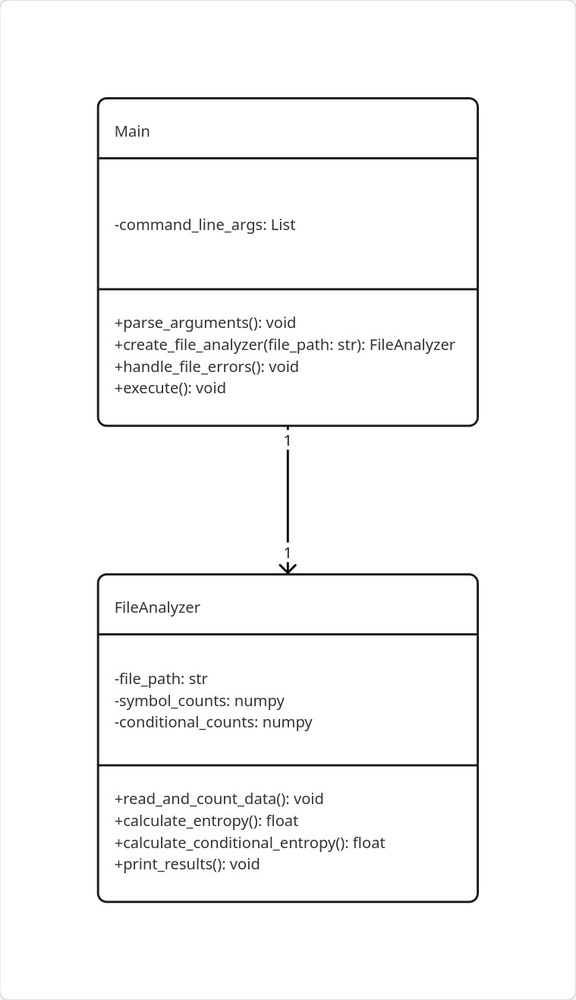
#> input picture lab_1/test_data/sample.jpg, 576 x 1000 px, shrunk from 759 x 1317 before the run
$ python encode.py ../../lab_1/test_data/sample.jpg ../../lab_1/test_data/sample.jpg 5
#> lines starting #> are read from the running program, lines starting #| are printed output that depends on the picture
### lab_6/src/transform.py
import numpy as np


def apply_haar_transform(channel: np.ndarray) -> tuple[np.ndarray, np.ndarray]:
    """
    Splits an image channel into low (average) and high (difference) bands using the Haar transform.
    Operates row-wise.

    Args:
        channel (np.ndarray): 2D array representing a single image channel.

    Returns:
        tuple[np.ndarray, np.ndarray]: (low, high) bands as 2D arrays.
    """
    # Ensure width is even (Haar requires pairs)
    h, w = channel.shape
    if w % 2 != 0:
        channel = channel[:, :-1]
        w -= 1

    channel = channel.astype(float)

    # Slicing: [all rows, every second column]
    even = channel[:, 0::2]
    odd = channel[:, 1::2]

    low = (even + odd) / 2.0
    high = (even - odd) / 2.0

    return low, high

# [33 lines left out: function inverse_haar_transform, not called in this run]

def dpcm_encode(matrix: np.ndarray) -> tuple[np.ndarray, np.ndarray]:
    """
    Row-wise differential encoding (DPCM).
    Returns:
      - dc_column: First column (start values)
      - diffs: Differences within rows

    Args:
        matrix (np.ndarray): 2D array to encode.

    Returns:
        tuple[np.ndarray, np.ndarray]: (dc_column, diffs)
    """
    # First column is the start points
    dc_column = matrix[:, 0].copy()

    # Differences: col[i] - col[i-1]
    diffs = matrix[:, 1:] - matrix[:, :-1]

    return dc_column, diffs

# [16 lines left out: function dpcm_decode, not called in this run]

### lab_6/src/lbg_1d.py
import numpy as np

def train_lbg_1d(data: np.ndarray, num_bits: int, epsilon: float = 0.01) -> np.ndarray:
    """
    Trains a non-uniform quantizer (LBG algorithm) for 1D data.
    Returns a sorted codebook.

    Args:
        data (np.ndarray): Input data to quantize.
        num_bits (int): Number of bits for quantization (codebook size = 2**num_bits).
        epsilon (float): Small value for codebook splitting.

    Returns:
        np.ndarray: Sorted codebook (centroids).
    """
    target_levels = 2 ** num_bits

    if len(data) == 0:
        return np.array([0.0])

    # Start: mean of all data
    codebook = np.array([np.mean(data)])

    # Splitting loop
    while len(codebook) < target_levels:
        lower = codebook * (1 - epsilon)
        upper = codebook * (1 + epsilon)
        codebook = np.sort(np.concatenate([lower, upper]))

        # Optimization (1D K-Means) - 10 iterations
        for _ in range(10):
            # Assign to nearest centroid
            distances = np.abs(data.reshape(-1, 1) - codebook.reshape(1, -1))
            labels = np.argmin(distances, axis=1)

            # Update centroids
            new_codebook = np.zeros_like(codebook)
            for i in range(len(codebook)):
                cluster = data[labels == i]
                if len(cluster) > 0:
                    new_codebook[i] = np.mean(cluster)
                else:
                    new_codebook[i] = codebook[i]
            codebook = new_codebook

    return np.sort(codebook)

def quantize_1d(data: np.ndarray, codebook: np.ndarray) -> np.ndarray:
    """
    Quantizes values to codebook indices.

    Args:
        data (np.ndarray): Input data to quantize.
        codebook (np.ndarray): Codebook (centroids).

    Returns:
        np.ndarray: Indices of closest codebook values.
    """
    distances = np.abs(data.reshape(-1, 1) - codebook.reshape(1, -1))
    return np.argmin(distances, axis=1).astype(np.uint16)

# [12 lines left out: function dequantize_1d, not called in this run]

### lab_6/src/encode.py
import sys
import pickle
import numpy as np
from PIL import Image
from src.transform import apply_haar_transform, dpcm_encode
from src.lbg_1d import train_lbg_1d, quantize_1d

def main() -> None:
    """
    Encodes an image to a custom binary format using Haar transform, DPCM, and LBG quantization.
    Usage: python encode.py <input.tga> <output.bin> <k_bits>
    """
    if len(sys.argv) != 4:
        print("Usage: python encode.py <input.tga> <output.bin> <k_bits>")
        sys.exit(1)

    input_path: str = sys.argv[1]
    output_path: str = sys.argv[2]

    try:
        k_bits: int = int(sys.argv[3])
        if not (1 <= k_bits <= 7):
            raise ValueError("k_bits must be in range 1-7")
    except ValueError as e:
        print(f"Argument error: {e}")
        sys.exit(1)

    print(f"Encoding: {input_path} (k_bits={k_bits}) ...")
    img = Image.open(input_path).convert('RGB')
#> img is the input picture: PIL image 576x1000 RGB; mean R, G, B 248.2, 248.2, 248.2
    arr: np.ndarray = np.array(img)
    height, width, _ = arr.shape
#> height = 1000; width = 576

    encoded_data: dict = {
        'width': width,
        'height': height,
        'k': k_bits,
        'channels': []
    }

    for ch in range(3):
        channel_pixels: np.ndarray = arr[:, :, ch]

        # 1. Haar 2D transform
        low, high = apply_haar_transform(channel_pixels)

        # 2. DPCM on rows (only Low band)
        dc_column, low_diff = dpcm_encode(low)

        # 3. LBG training (flatten matrices for histogram learning)
        # Sample every 10th pixel for speed
        print(f"  Channel {ch}: LBG training ...")
        cb_low = train_lbg_1d(low_diff.flatten()[::10], k_bits)
        cb_high = train_lbg_1d(high.flatten()[::10], k_bits)

        # 4. Quantization (Values -> Indices)
        inds_low = quantize_1d(low_diff.flatten(), cb_low)
        inds_high = quantize_1d(high.flatten(), cb_high)

        # Store matrix shapes for decoder to reshape
        encoded_data['channels'].append({
            'dc_column': dc_column,   # DPCM start vector
            'diff_shape': low_diff.shape,
            'high_shape': high.shape,
            'cb_low': cb_low,
            'cb_high': cb_high,
            'inds_low': inds_low,
            'inds_high': inds_high
        })
#> this loop made 3 passes
#> pass 1, in apply_haar_transform, `even = channel[:, 0::2]`:
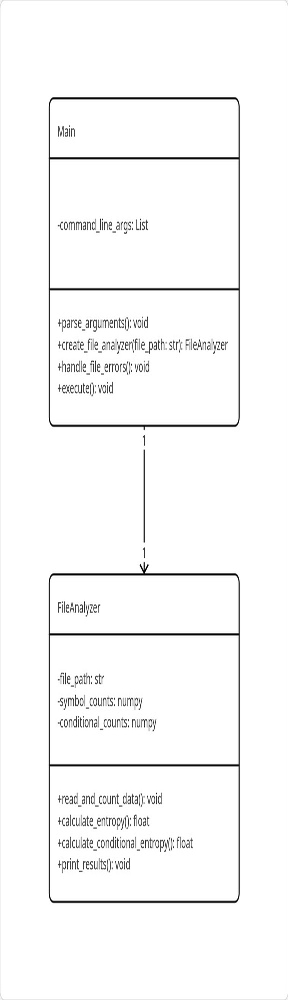
#> even: shape (1000, 288) float64; min 0, max 255, mean 248.1
#> pass 1, in apply_haar_transform, `odd = channel[:, 1::2]`:
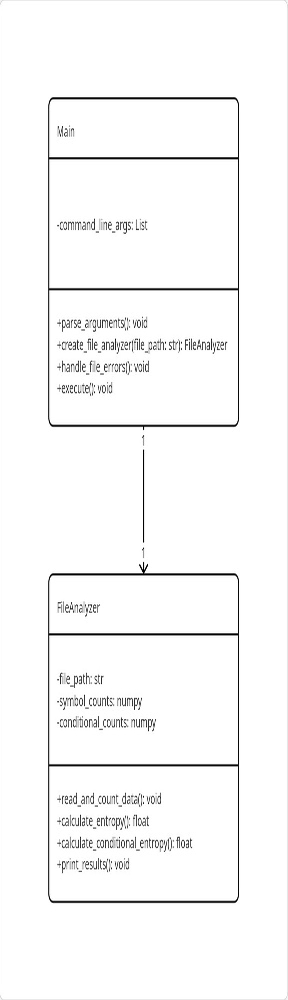
#> odd: shape (1000, 288) float64; min 0, max 255, mean 248.2
#> after the loop:
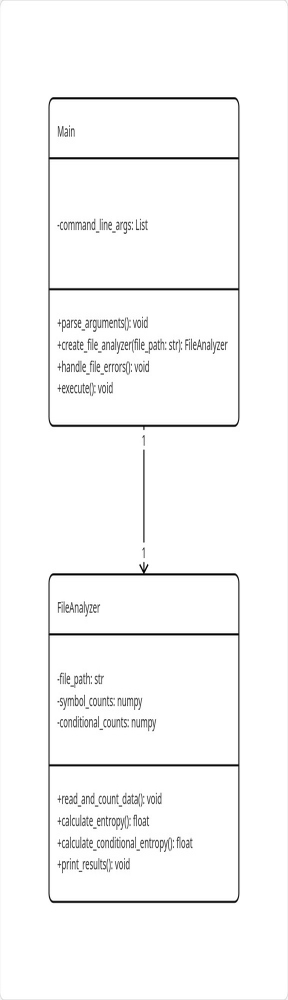
#> low: shape (1000, 288) float64; min 0, max 255, mean 248.2

    # Save encoded data to file
    with open(output_path, 'wb') as f:
        pickle.dump(encoded_data, f)

    print(f"Done. Output: {output_path}")


if __name__ == "__main__":
    main()
